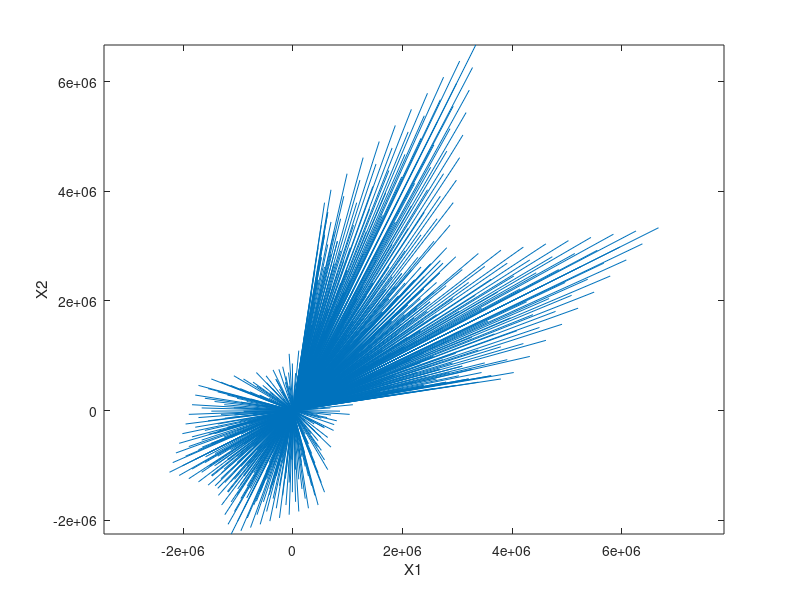

MATLAB code for this plot:
% goal is to plot a 3d phase portrain for a 3*3 coeficient DS matrix
clear all; close all; clc;
%set by the desired domain
x1dom = linspace(-100,100,20);
x2dom = linspace(-100,100,20);


[X1,X2] = meshgrid(x1dom,x2dom); % generate mesh of domain

c = 2;s1 = 1;s2 = 1;

U = -X1 - c*max(X2,0)+s1; % dx1/dt
V = -X2 - c*max(X1,0)+s2; % dx2/dt

h = quiver(X1,X2,U,V);
set(h,'MaxHeadSize',1e5,'AutoScaleFactor',3);
axis tight equal;
xlabel('X1');
ylabel('X2');
